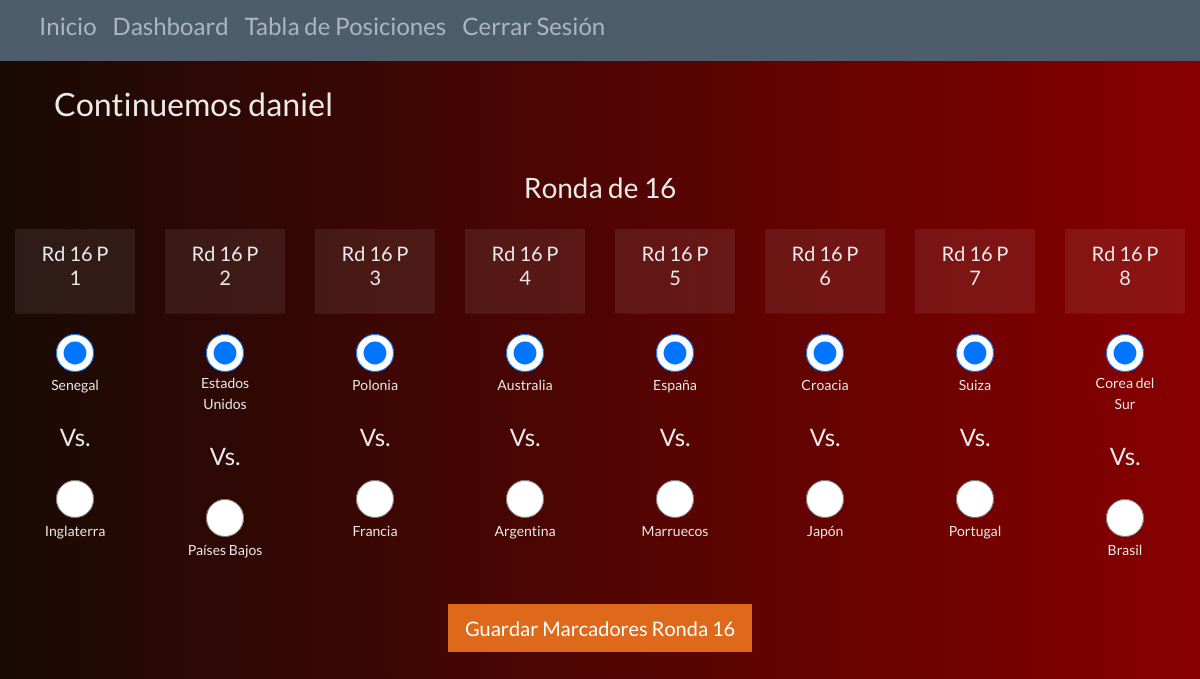
/fase-final (signed in), run on the app's committed database.
### models.py (models this page shows, shortened)
class Equipo(db.Base):
    __tablename__ = "equipos"
    __table_args__ = {"sqlite_autoincrement": True}
    id_equipo = Column(Integer, primary_key=True)
    nombre = Column(String(30), nullable=False, unique=True)

### main.py (the view, shortened to what this page needs)
@app.route("/fase-final", methods=['GET', 'POST'])
def fase_final(i=None):
    if "id_usuario" not in flask_session:
        return redirect(url_for('login'))
    if request.method == "POST":
        guardar_prediccion(flask_session["id_usuario"], request.form)
    partidos_faseR16 = []
    partidos_cuartos = []
    partidos_semi = []
    partidos_final = []
    partidos_faseR16 = []
    prediccionesCuartos = None
    prediccionesSemifinal = None
    prediccionesFinal = None
    equipo_2 = aliased(Equipo)
    predicciones_grupos = db.session.query(Prediccion, Grupo.letra, Equipo.id_equipo.label('id_equipo_clasificado_1'), Equipo.nombre.label('equipo_clasificado_1'), equipo_2.id_equipo.label('id_equipo_clasificado_2'), equipo_2.nombre.label('equipo_clasificado_2'))\
                    .filter_by(id_usuario=flask_session["id_usuario"])\
                    .join(Grupo, Prediccion.id_grupo == Grupo.id_grupo)\
                    .join(Equipo, Prediccion.equipo_clasificado_1 == Equipo.id_equipo)\
                    .join(equipo_2, Prediccion.equipo_clasificado_2 == equipo_2.id_equipo)\
                    .all()
    prediccionesR16 = (db.session.query(PrediccionRonda16.partido, Equipo.id_equipo, Equipo.nombre.label('nombre_equipo'))
                        .filter_by(id_usuario = flask_session["id_usuario"])
                        .join(Equipo, PrediccionRonda16.id_equipo == Equipo.id_equipo)
                    ).all()
    if len(prediccionesR16) == 0:
        partidos_faseR16 = get_partidos_R16(predicciones_grupos)
    return render_template("fase-final.html", nombre_usuario=flask_session["nombre_usuario"],
                           partidos_faseR16 = partidos_faseR16, prediccionesR16 = prediccionesR16,
                           partidos_cuartos = partidos_cuartos, prediccionesCuartos = prediccionesCuartos,
                           partidos_semi = partidos_semi, prediccionesSemifinal = prediccionesSemifinal,
                           partidos_final = partidos_final, prediccionesFinal=prediccionesFinal
                           )

### templates/fase-final.html (shortened to what this page needs)
<!DOCTYPE html>
<html lang="en">
<head>
    <link rel="stylesheet" href="{{ url_for('static', filename='main.css') }}">
    <link rel="stylesheet" href="https://cdn.jsdelivr.net/npm/bootswatch@4.5.2/dist/superhero/bootstrap.min.css"
>
</head>
<body>
     <nav class="navbar navbar-expand-lg bg-dark">
      <div class="container-fluid">
        <div class="collapse navbar-collapse" id="navbarNavAltMarkup">
          <div class="navbar-nav">
            <a class="nav-link text-light" href="/"><h4>Inicio</h4></a>
            <a class="nav-link text-light" href="/dashboard"><h4>Dashboard</h4></a>
            <a class="nav-link text-light" href="/tabla-posiciones"><h4>Tabla de Posiciones</h4></a>
            <a class="nav-link text-light" href="{{ url_for('logout') }}"><h4>Cerrar Sesión</h4></a>
          </div>
        </div>
      </div>
    </nav>
    <div class="container">
        <div class="row p-4">
            <h2 class="page-header">Continuemos {{nombre_usuario}}</h2>
        </div>
    </div>
    {% if not prediccionesR16 %}
    <div class="col-md-12 text-center mt-3">
        <h3>Ronda de 16</h3>
        <form action="{{ url_for('fase_final') }}" method="POST">
            <div class="row">
                {% for partido_fase2 in partidos_faseR16 %}
                <div class="col">
                    <div class="card-header mt-3">
                        <h5 class="card-title text-center">Rd 16 P {{ partido_fase2['id'] }}</h5>
                    </div>
                    <div class="card-body">
                        <input type="radio" checked id="equipo1_{{partido_fase2['id']}}" name="partido_{{partido_fase2['id']}}"
                        class="form-control"
                        value="{{ partido_fase2['equipo1']['id'] }}">
                        <label for="equipo1_{{partido_fase2['id']}}">{{ partido_fase2['equipo1']['nombre'] }}</label>
                    </div>
                        <div class="text-center">
                            <h4>Vs.</h4>
                        </div>
                    <div class="card-body">
                        <input type="radio" id="equipo2_{{partido_fase2['id']}}" name="partido_{{partido_fase2['id']}}"
                        class="form-control"
                        value="{{ partido_fase2['equipo2']['id'] }}">
                        <label for="equipo2_{{partido_fase2['id']}}">{{ partido_fase2['equipo2']['nombre'] }}</label>
                    </div>
                </div>
                {% endfor %}
            </div>
            <button type="submit" class="btn btn-primary btn-lg mt-3">Guardar Marcadores Ronda 16</button>
        </form>
    </div>
    {% endif %}
</body>
</html>

### static/main.css (style rules this page uses)
body { background: #870000; background: -webkit-linear-gradient(to right, #190A05, #870000); background: linear-gradient(to right, #190A05, #870000); }

### data on the page
Equipo: equipo1.nombre "Senegal"
Equipo: equipo2.nombre "Inglaterra"
Equipo: equipo1.nombre "Estados Unidos"
Equipo: equipo2.nombre "Países Bajos"
Equipo: equipo1.nombre "Polonia"
Equipo: equipo2.nombre "Francia"
Equipo: equipo1.nombre "Australia"
Equipo: equipo2.nombre "Argentina"
Equipo: equipo1.nombre "España"
Equipo: equipo2.nombre "Marruecos"
Equipo: equipo1.nombre "Croacia"
Equipo: equipo2.nombre "Japón"
Equipo: equipo1.nombre "Suiza"
Equipo: equipo2.nombre "Portugal"
Equipo: equipo1.nombre "Corea del Sur"
Equipo: equipo2.nombre "Brasil"

### other printed values
{{ nombre_usuario }} "daniel"
{{ partido_fase2['id'] }} "1" "2" "3" "4" "5" "6" "7" "8"
